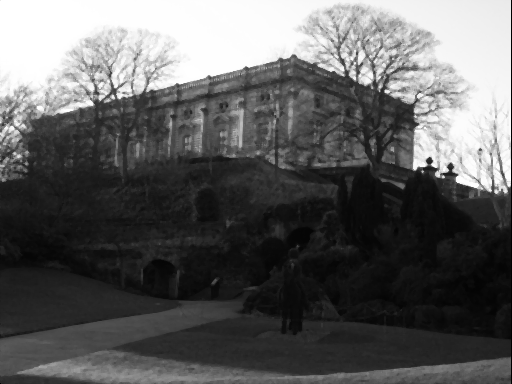
#> input picture Digital image processing_median filter detection/images/medianfiltered.tif, 512 x 384 px, found by its file name
$ python mfr.py
#> lines starting #> are read from the running program, lines starting #| are printed output that depends on the picture
#> in main, img is the input picture: PIL image 512x384 L; min 0, max 255, mean 94.3
import numpy
from PIL import Image


def median_filter(data, filter_size):
#> called with filter_size = 3
    temp = []
    indexer = filter_size // 2
    data_final = []
    data_final = numpy.zeros((len(data),len(data[0])))
#> data_final: shape (384, 512) float64; every value is 0
    for i in range(len(data)):

        for j in range(len(data[0])):

            for z in range(filter_size):
                if i + z - indexer < 0 or i + z - indexer > len(data) - 1:
                    for c in range(filter_size):
                        temp.append(0)
                else:
                    if j + z - indexer < 0 or j + indexer > len(data[0]) - 1:
                        temp.append(0)
                    else:
                        for k in range(filter_size):
                            temp.append(data[i + z - indexer][j + k - indexer])

            temp.sort()
            data_final[i][j] = data[i][j] - temp[len(temp) // 2]
            v= int(data[i][j] - temp[len(temp) // 2])
            temp = []
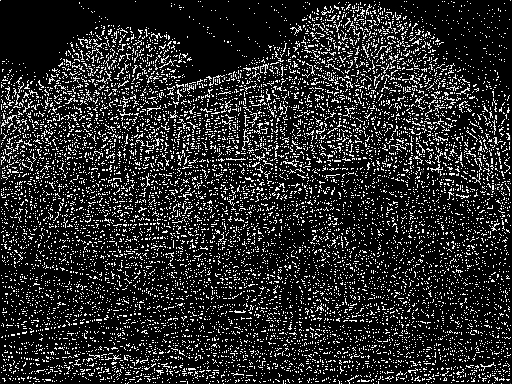
#> data_final: shape (384, 512) float64; min 0, max 255, mean 41
    return data_final


def main():
    img = Image.open("medianfiltered.tif").convert(
        "L")
    arr = numpy.array(img)
    removed_noise = median_filter(arr, 3)
    print(removed_noise)
#> (printed output is left out)
    img = Image.fromarray(removed_noise)
#> img: PIL image 512x384 F
    img=img.convert('L')
#> img: PIL image 512x384 L
    img.save("medianfilteredmfr.tif")
    img.show()


main()
